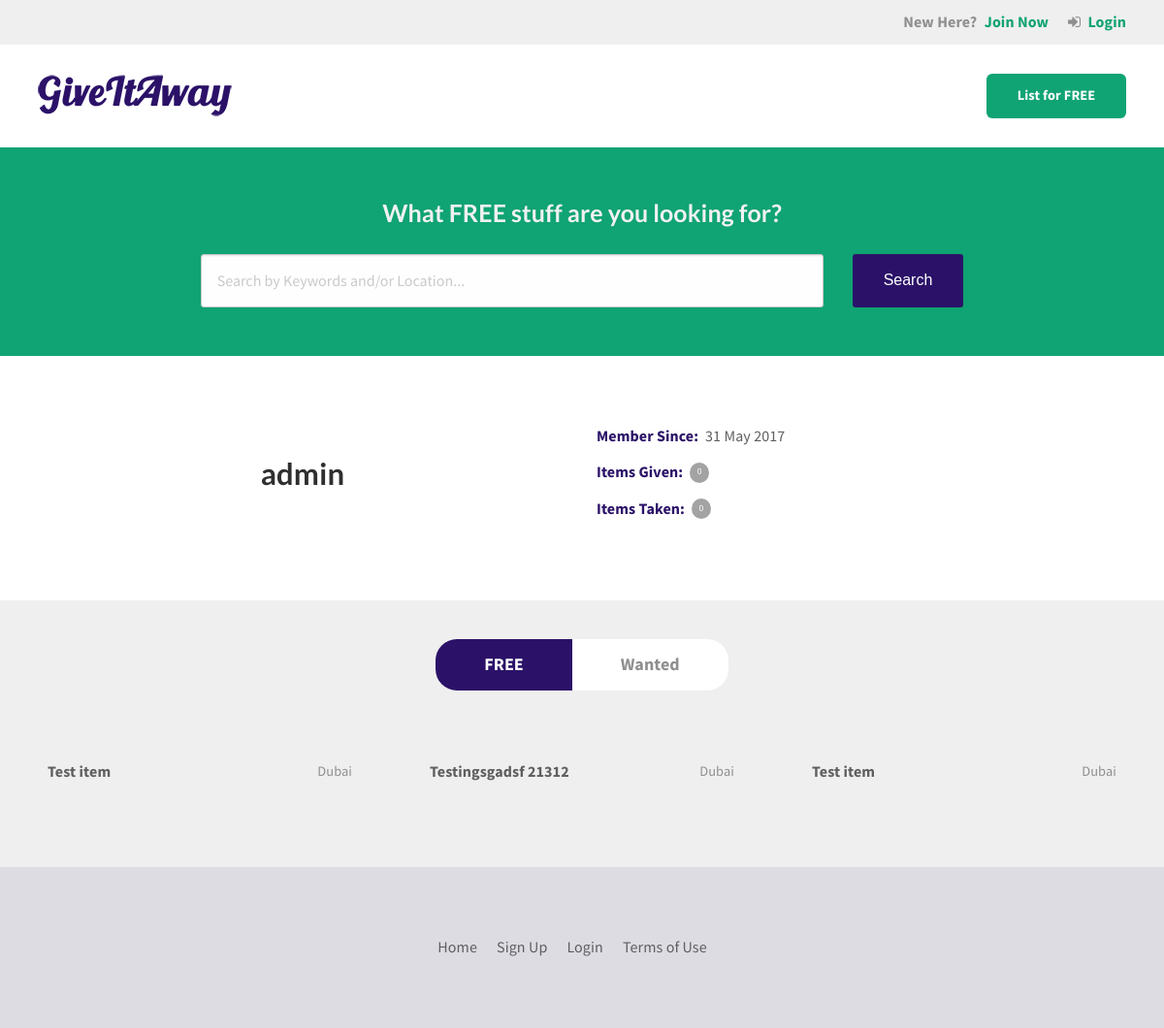
Screenshot of /user/admin/ with the database file from the repository.
### items/models.py (models this page shows, shortened)
class Item(models.Model):
    LOCATION_CHOICES = (
        ('AUH', 'Abu Dhabi'),
        ('AJM', 'Ajman'),
        ('SHJ', 'Sharjah'),
        ('DXB', 'Dubai'),
        ('FUJ', 'Fujairah'),
        ('RAK', 'Ras Al Khaimah'),
        ('UAQ', 'Umm Al Quwain'),
    )
    TYPE_CHOICES = (
        ('free', 'Free (I want to give something away)'),
        ('wanted', 'Wanted (I want to get something)'),
    )
    STATUS_CHOICES = (
        ('available', 'Available'),
        ('completed', 'Completed'),
        ('awaiting', 'Awaiting Pickup'),
        ('onhold', 'On Hold'),
        ('removed', 'Removed'),
    )
    name = models.CharField(max_length=255)
    slug = models.SlugField(max_length=255)
    category = models.ForeignKey(Category, blank=True, null=True)
    other_category = models.CharField(max_length=128, blank=True, default="")
    details = models.TextField(blank=True, default="")
    posted_on = models.DateTimeField(auto_now_add=True)
    user = models.ForeignKey(User, related_name='item_user')
    completed_with = models.ForeignKey(User, blank=True, null=True, related_name='item_completed_with')
    location_detail = models.CharField(max_length=255, blank=True, null=True)
    image1 = CloudinaryField('image', blank=True, null=True, default='')
    image2 = CloudinaryField('image', blank=True, null=True, default='')
    image3 = CloudinaryField('image', blank=True, null=True, default='')
    location = models.CharField(
        max_length=3,
        choices=LOCATION_CHOICES,
        default='DXB',
    )
    post_type = models.CharField(
        max_length=6,
        choices=TYPE_CHOICES,
        default='free',
    )
    status = models.CharField(
        max_length=10,
        choices=STATUS_CHOICES,
        default='available',
    )
    class Meta:
        ordering = ['-posted_on',]

### items/views.py (the view, shortened to what this page needs)
# urls.py: url(r'^user/(?P<username>\w+)/$', views.ProfileView.as_view(), name='profile'),
class ProfileView(ListView):
    model = models.Item
    template_name = "items/user_profile.html"
    paginate_by = 12
    def get_queryset(self, *args, **kwargs):
        return  models.Item.objects.filter(user__username = self.kwargs['username']).filter(post_type = 'free')
    def get_context_data(self, **kwargs):
        context = super(ProfileView, self).get_context_data(**kwargs)
        profile_user = get_object_or_404(User, username=self.kwargs['username'])
        free_items_count = models.Item.objects.filter(user=profile_user).filter(post_type='free').filter(status='completed').count()
        wanted_items_count = models.Item.objects.filter(user=profile_user).filter(post_type='wanted').filter(status='completed').count()
        context['profile_user'] = profile_user
        context['free_items_count'] = free_items_count
        context['wanted_items_count'] = wanted_items_count
        return context

### items/templatetags/item_extras.py (called while the page is built)
@register.inclusion_tag('items/tags/hero_search.html')
def hero_search():
    return

@register.inclusion_tag('items/tags/item_archive.html', takes_context=True)
def item_archive(context):
    return {
        'page_obj': context['page_obj'],
        'item_list': context['item_list'],
        'paginator': context['paginator'],
        'is_paginated': context['is_paginated'],
        'MEDIA_URL': context['MEDIA_URL'],
    }

### items/templates/items/user_profile.html (shortened to what this page needs)
{% extends "layout.html" %}
{% load static from staticfiles %}
{% load item_extras %}
{% block content %}
    {% hero_search %}
    <div class="gia-section">
        <div class="row align-middle">
            <div class="column">
                <h3 class="text-center">{{ profile_user.username }}</h3>
            </div>
            <div class="column">
                <ul class="gia-profile-list">
                    <li>
                        <span class="gia-meta-title">Member Since:</span>
                        <span>{{ profile_user.date_joined|date:"t M Y"}}</span>
                    </li>
                    <li>
                        <span class="gia-meta-title">Items Given:</span>
                        <span class="badge">{{ free_items_count }}</span>
                    </li>
                    <li>
                        <span class="gia-meta-title">Items Taken:</span>
                        <span class="badge">{{ wanted_items_count }}</span>
                    </li>
                </ul>
            </div>
        </div>
    </div>
    <main class="gia-main">
        <div class="gia-archive gia-section">
            <div class="row columns">
                <div class="gia-archive-header">
                    <div class="gia-archive-header-wrapper">
                        <a href="{% url "items:profile" username=profile_user.username %}" class="active">FREE</a>
                        <a href="{% url "items:profile_wanted" username=profile_user.username %}">Wanted</a>
                    </div>
                </div>
            </div>
            {% item_archive %}
        </div>
    </main>
{% endblock %}

### items/templates/items/tags/item_archive.html (shortened to what this page needs)
{% load static from staticfiles %}
{% load cloudinary %}
<div class="row column">
    <div class="gia-archive-items">
        <div class="row align-bottom">
            {% if item_list %}
                {% for item in item_list %}
                    <div class="columns small-12 medium-6 large-4">
                        <div class="gia-archive-item">
                            <div class="row align-middle">
                                <div class="column small-6 medium-12">
                                    <div class="gia-item-body">
                                        <div class="gia-item-name"><a href="{% url 'items:detail' pk=item.pk slug=item.slug %}">{{ item.name }}</a></div>
                                        <span class="gia-item-location">{{ item.get_location_display }}</span>
                                    </div>
                                </div>
                            </div>
                        </div>
                    </div>
                {% endfor %}
            {% else %}
                <div class="columns small-12">
                    <h3 class="gia-section-heading text-center">No Items</h3>
                </div>
            {% endif %}
        </div>
    </div>
</div>

### assets/css/main.css (style rules this page uses)
body { background-color: #fff; font-family: "Source Sans Pro", Arial, serif; font-size: 16px; line-height: 1.6; letter-spacing: 0.006em; color: #5f5f5f; text-rendering: optimizeLegibility; overflow-x: hidden; }
h1, h2, h3, h4, h5, h6 { font-family: "Lato", Arial, sans-serif; font-weight: bold; margin-top: 0px; color: #2f2f2f; }
a { text-decoration: none; outline: none; max-width: 100%; color: #10a373; -webkit-transition: all 0.1s; transition: all 0.1s; }
.badge { background-color: #a3a3a3; }
.gia-section { padding: 70px 0; }
.gia-archive { background-color: #efefef; padding: 40px 0; }
.gia-archive .gia-item-body { display: -webkit-box; display: -webkit-flex; display: -ms-flexbox; display: flex; padding: 12px 10px; }
.gia-archive .gia-item-name { -webkit-box-flex: 2; -webkit-flex-grow: 2; -ms-flex-positive: 2; flex-grow: 2; padding-right: 15px; line-height: 1.4; }
.gia-archive .gia-item-name a { color: #5f5f5f; font-weight: bold; }
.gia-archive .gia-item-location { font-size: 0.9rem; color: #8f8f8f; }
.gia-archive-header { margin-bottom: 60px; display: -webkit-box; display: -webkit-flex; display: -ms-flexbox; display: flex; -webkit-box-pack: center; -webkit-justify-content: center; -ms-flex-pack: center; justify-content: center; }
.gia-archive-header .gia-archive-header-wrapper { display: -webkit-box; display: -webkit-flex; display: -ms-flexbox; display: flex; -webkit-box-pack: center; -webkit-justify-content: center; -ms-flex-pack: center; justify-content: center; -webkit-box-align: center; -webkit-align-items: center; -ms-flex-align: center; align-items: center; border-radius: 22px; background-color: #fff; }
.gia-archive-header a { padding: 12px 50px; font-size: 18px; color: #8f8f8f; font-weight: bold; }
.gia-archive-header a:first-of-type { border-top-left-radius: 22px; border-bottom-left-radius: 22px; }
.gia-archive-header a:last-of-type { border-top-right-radius: 22px; border-bottom-right-radius: 22px; }
.gia-archive-header a.active { color: #fff; background-color: #2b1268; }
.gia-archive-items { margin-left: -15px; margin-right: -15px; overflow-x: hidden; }
.gia-archive-item { padding: 0 15px; margin-bottom: 35px; }
.gia-meta-title { font-weight: bold; color: #2b1268; margin-right: 7px; }
.gia-profile-list { list-style-type: none; margin: 0; padding: 0; }
.gia-profile-list li { display: -webkit-box; display: -webkit-flex; display: -ms-flexbox; display: flex; -webkit-box-align: center; -webkit-align-items: center; -ms-flex-align: center; align-items: center; margin-bottom: 12px; }

### rows the page displays
Item: name "Test item", location "Dubai"
Item: name "Testingsgadsf 21312", location "Dubai"
Item: name "Test item", location "Dubai"

### other values shown
{{ profile_user.username }} "admin"
{{ profile_user.date_joined|date:"t M Y" }} "31 May 2017"
{{ free_items_count }} "0"
{{ wanted_items_count }} "0"
